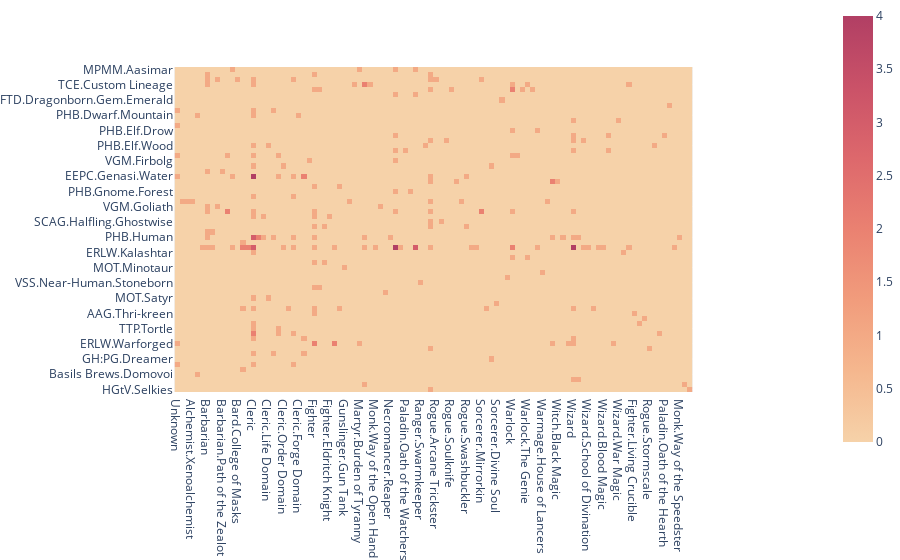

The notebook cell saved with this chart:
### Code cell
fig = px.imshow(data,
                x=List_Class,
                y=List_Race,
                color_continuous_scale='Redor'
               )

fig.update_xaxes(side="bottom")
fig.update_layout(autosize=True, height=1000)
#fig.update_layout(autosize=True, height=1800)
fig.update_layout(margin = dict(t=0, l=1, r=0, b=0, autoexpand=True))
#fig.update_yaxes(automargin='left+top')
#fig.update_layout(autosize=True)
fig.show()

### Figure 1 — Plotly figure (JSON) as saved in the notebook; plotly's stock layout.template omitted (floating-point values rounded to 4 significant figures; data arrays with more than 128 entries replaced by an {"elided": "..."} marker saying what was removed)
{"data": [{"coloraxis": "coloraxis", "name": "0", "x": ["Unknown", "Alchemist.Mutagenist", "Alchemist.Ooze Rancher", "Alchemist.Xenoalchemist", "Artificer.Armorer", "Artificer.Battle Smith", "Barbarian", "Barbarian.Path of the Totem Warrior", "Barbarian.Path of the Ancestral Guardian", "Barbarian.Path of the Zealot", "Bard.College of Lore", "Bard.College of Eloquence", "Bard.College of Masks", "Blood Hunter.Order of the Lycan", "Blood Hunter.Order of the Profane Soul.The Hexblade", "Cleric", "Cleric.Moon Domain", "Cleric.Death Domain", "Cleric.Life Domain", "Cleric.Light Domain", "Cleric.Tempest Domain", "Cleric.Order Domain", "Cleric.Peace Domain", "Cleric.Twilight Domain", "Cleric.Forge Domain", "Cleric.Grave Domain", "Druid.Circle of the Shepherd", "Fighter", "Fighter.Echo Knight", "Fighter.Battle Master", "Fighter.Eldritch Knight", "Fighter.Rune Knight", "Fighter.Samurai", "Gunslinger.Gun Tank", "Gunslinger.White Hat", "Martyr.Burden of Mercy", "Martyr.Burden of Tyranny", "Monk", "Monk.Way of Shadow", "Monk.Way of the Open Hand", "Necromancer.Pharaoh", "Necromancer.Reanimator", "Necromancer.Reaper", "Paladin", "Paladin.Oath of the Open Sea", "Paladin.Oath of the Watchers", "Paladin.Oath of the Sun", "Paladin.Oath of Conquest", "Ranger.Swarmkeeper", "Ranger.Horizon Walker", "Rogue", "Rogue.Arcane Trickster", "Rogue.Assassin", "Rogue.Phantom", "Rogue.Soulknife", "Rogue.Titan Slayer", "Rogue.Scout", "Rogue.Swashbuckler", "Rogue.Kinslayer", "Sorcerer.Clockwork Soul", "Sorcerer.Mirrorkin", "Sorcerer.Reincarnated Hero", "Sorcerer.Toon Magic", "Sorcerer.Divine Soul", "Vessel.Altered Mage", "Warden.Bloodwrath Guardian", "Warlock", "Warlock.The Archfey", "Warlock.The Fathomless", "Warlock.The Genie", "Warlock.The Undead", "Warlock.The Hexblade", "Warmage.House of Lancers", "Warmage.House of Pawns", "Witch", "Witch.Black Magic", "Witch.Blood Magic", "Witch.Steel Magic", "Wizard", "Wizard.Chronurgy Magic", "Wizard.School of Abjuration", "Wizard.School of Divination", "Wizard.School of Illusion", "Wizard.School of Necromancy", "Wizard.Blood Magic", "Wizard.Bladesinging", "Wizard.Magic Missile Mage", "Wizard.War Magic", "Cleric.Eldritch Domain", "Cleric.Inquisition Domain", "Fighter.Living Crucible", "Cleric.Garlic Bread Domain", "Bard.College of Playful Mockery", "Rogue.Stormscale", "Bard.College of Dance", "Cleric.Astral Domain", "Paladin.Oath of the Hearth", "Sorcerer.Frost Magic", "Warlock.The Astral Griffon", "Monk.Way of the Speedster", "Monk.Way of the Dancing Current", "Rogue.Dreadmask"], "y": ["MPMM.Aasimar", "VGM.Bugbear", "ERLW.Changeling", "TCE.Custom Lineage", "VRGR.Dhampir", "FTD.Dragonborn.Gem.Amethyst", "FTD.Dragonborn.Gem.Emerald", "FTD.Dragonborn.Gem.Sapphire", "PHB.Dwarf.Hill", "PHB.Dwarf.Mountain", "MPMM.Eladrin", "PHB.Elf", "PHB.Elf.Drow", "EGW.Elf.Pallid", "MTF.Elf.Shadar-kai", "PHB.Elf.Wood", "WGE.Elf.Wood.Aereni", "WBtW.Fairy", "VGM.Firbolg", "EEPC.Genasi.Earth", "EEPC.Genasi.Fire", "EEPC.Genasi.Water", "VSS.Geppettin.Bisque", "AAG.Giff", "PHB.Gnome.Forest", "DMG.Goblin", "ERLW.Goblin", "VGM.Goliath", "PHB.Half-Elf", "PHB.Half-Orc", "SCAG.Halfling.Ghostwise", "PHB.Halfling.Stout", "ERLW.Hobgoblin", "PHB.Human", "PSI.Human.Innistrad", "PHB.Human.Variant", "ERLW.Kalashtar", "MPMM.Kobold", "VGM.Kobold", "MOT.Minotaur", "VSS.Near-Human", "VSS.Near-Human.Mul", "VSS.Near-Human.Stoneborn", "AAG.Plasmoid", "VRGR.Reborn", "MOT.Satyr", "VSS.Spirithost", "VGM.Tabaxi", "AAG.Thri-kreen", "MTF.Tiefling.Levistus", "MTF.Tiefling.Mephistopheles", "TTP.Tortle", "VGM.Triton", "GGR.Vedalken", "ERLW.Warforged", "VGM.Yuan-ti Pureblood", "Point_Hat.Brownie", "GH:PG.Dreamer", "SCPC.Awakened Blight", "HCKOG.Kitsune.Rage", "Basils Brews.Domovoi", "Sisalik.Sisalik", "TEB.Deepling", "HGtV.Selkies"], "z": {"elided": "64x102 int values"}, "type": "heatmap", "xaxis": "x", "yaxis": "y", "hovertemplate": "x: %{x}<br>y: %{y}<br>color: %{z}<extra></extra>"}], "layout": {"xaxis": {"anchor": "y", "domain": [0.1632, 0.8368], "scaleanchor": "y", "constrain": "domain", "side": "bottom", "type": "category", "range": [-0.5, 101.5], "autorange": true}, "yaxis": {"anchor": "x", "domain": [0, 1], "autorange": true, "constrain": "domain", "type": "category", "range": [63.5, -0.5]}, "coloraxis": {"colorscale": [[0, "rgb(246, 210, 169)"], [0.1667, "rgb(245, 183, 142)"], [0.3333, "rgb(241, 156, 124)"], [0.5, "rgb(234, 129, 113)"], [0.6667, "rgb(221, 104, 108)"], [0.8333, "rgb(202, 82, 104)"], [1, "rgb(177, 63, 100)"]]}, "margin": {"t": 0, "l": 1, "r": 0, "b": 0, "autoexpand": true}, "autosize": true}}
